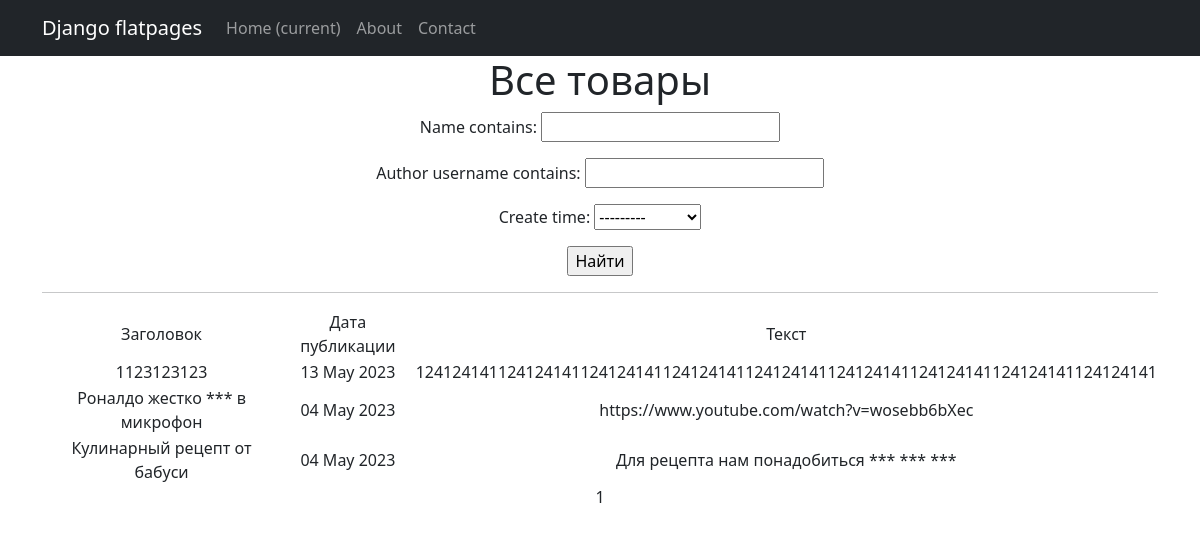
Screenshot of /search with the database file from the repository.
### portal/models.py (models this page shows, shortened)
class Post(models.Model):
    author = models.ForeignKey(User, on_delete=models.CASCADE)
    type = models.BooleanField(default=False) #False - новость, true - статья
    create_time = models.DateTimeField(auto_now_add=True)
    name = models.CharField(max_length=100)
    text = models.TextField()
    rating = models.IntegerField(default = 0)
    category = models.ManyToManyField(Category, through='PostCategory')

### portal/views.py (the view)
# urls.py: path('search', ProductSearch.as_view(), name='product_search'),
class ProductSearch(ProductsList):
    model = Post
    template_name = 'product_search.html'
    context_object_name = 'products'
    paginate_by = 10
    def get_queryset(self):
        queryset = super().get_queryset()
        self.filterset = ProductFilter(self.request.GET, queryset)
        return self.filterset.qs
    def get_context_data(self, **kwargs):
        context = super().get_context_data(**kwargs)
        context['filterset'] = self.filterset
        return context

### portal/templatetags/custom_filters.py (called while the page is built)
@register.filter()
def censor(text):
   bad_words = ['рыгнул', 'бла']
   for word in bad_words:
      if word in text.lower():
         text = text.replace(word, '***')
   return text

### portal/views.py (called while the page is built)
    def get_queryset(self):
        queryset = super().get_queryset()
        self.filterset = ProductFilter(self.request.GET, queryset)
        return self.filterset.qs

    def get_context_data(self, **kwargs):
        context = super().get_context_data(**kwargs)
        context['filterset'] = self.filterset
        return context

### templates/product_search.html (shortened to what this page needs)
{% extends 'flatpages/default.html' %}
{% load custom_filters %}
{% block content %}
   <h1>Все товары</h1>
   <form action="" method="get">
       {{ filterset.form.as_p }}
       <input type="submit" value="Найти" />
   </form>
   <hr>
   {% if products %}
            <table>
           <tr>
               <td>Заголовок</td>
               <td>Дата публикации</td>
               <td>Текст</td>
           </tr>
           {% for product in products %}
           <tr>
               <td>{{ product.name|censor }}</td>
               <td>{{ product.create_time|date:'d M Y' }}</td>
               <td>{{ product.text|truncatewords:20|censor }}</td>
           </tr>
           {% endfor %}
       </table>
   {% else %}
       <h2>Товаров нет!</h2>
   {% endif %}
   {{ page_obj.number }}
{% endblock content %}

### rows the page displays
Post: name|censor "1123123123", create_time "13 May 2023", text|censor "124124141124124141124124141124124141124124141124124141124124141124124141124124141"
Post: name|censor "Роналдо жестко *** в микрофон", create_time "04 May 2023", text|censor "https://www.youtube.com/watch?v=wosebb6bXec"
Post: name|censor "Кулинарный рецепт от бабуси", create_time "04 May 2023", text|censor "Для рецепта нам понадобиться *** *** ***"

### other values shown
{{ page_obj.number }} "1"
